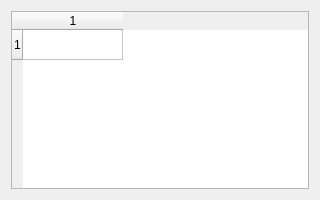
<?xml version="1.0" encoding="UTF-8"?>
<ui version="4.0"><class>Dialog</class><widget class="QDialog" name="Dialog"><property name="geometry"><rect><x>0</x><y>0</y><width>320</width><height>200</height></rect></property><property name="windowTitle"><string>#101 tables/186_size_1x1</string></property><layout class="QVBoxLayout" name="verticalLayout"><property name="leftMargin"><number>11</number></property><property name="topMargin"><number>11</number></property><property name="rightMargin"><number>11</number></property><property name="bottomMargin"><number>11</number></property><property name="spacing"><number>6</number></property><item><widget class="QTableWidget" name="table"><property name="rowCount"><number>1</number></property><property name="columnCount"><number>1</number></property></widget></item></layout></widget></ui>
